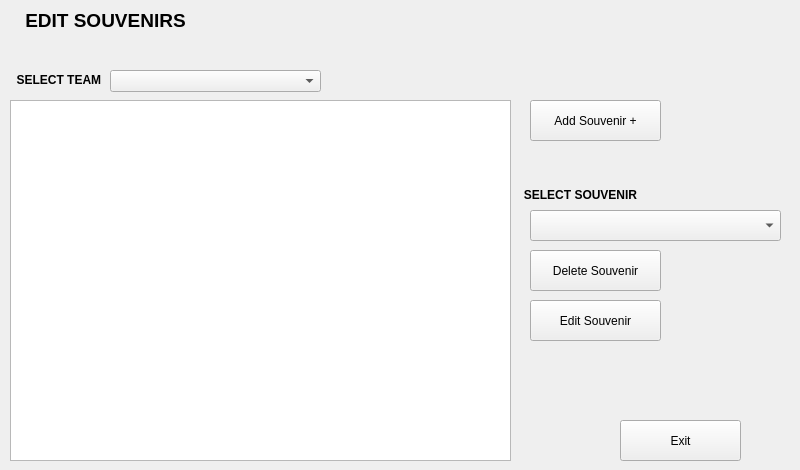
    <widget class="QWidget" name="souvenirEditor">
     <widget class="QPushButton" name="addSouvenirButton">
      <property name="geometry">
       <rect>
        <x>530</x>
        <y>100</y>
        <width>131</width>
        <height>41</height>
       </rect>
      </property>
      <property name="text">
       <string>Add Souvenir +</string>
      </property>
     </widget>
     <widget class="QPushButton" name="deleteSouvenirButton">
      <property name="geometry">
       <rect>
        <x>530</x>
        <y>250</y>
        <width>131</width>
        <height>41</height>
       </rect>
      </property>
      <property name="text">
       <string>Delete Souvenir</string>
      </property>
     </widget>
     <widget class="QPushButton" name="editSouvenirButton">
      <property name="geometry">
       <rect>
        <x>530</x>
        <y>300</y>
        <width>131</width>
        <height>41</height>
       </rect>
      </property>
      <property name="text">
       <string>Edit Souvenir</string>
      </property>
     </widget>
     <widget class="QTableView" name="souvenirTableView">
      <property name="geometry">
       <rect>
        <x>10</x>
        <y>100</y>
        <width>501</width>
        <height>361</height>
       </rect>
      </property>
      <property name="selectionMode">
       <enum>QAbstractItemView::MultiSelection</enum>
      </property>
     </widget>
     <widget class="QLabel" name="souvenirTitle">
      <property name="geometry">
       <rect>
        <x>0</x>
        <y>0</y>
        <width>211</width>
        <height>41</height>
       </rect>
      </property>
      <property name="text">
       <string>&lt;html&gt;&lt;head/&gt;&lt;body&gt;&lt;p align=&quot;center&quot;&gt;&lt;span style=&quot; font-size:14pt; font-weight:600;&quot;&gt;EDIT SOUVENIRS&lt;/span&gt;&lt;/p&gt;&lt;/body&gt;&lt;/html&gt;</string>
      </property>
     </widget>
     <widget class="QComboBox" name="selectTeamBox">
      <property name="geometry">
       <rect>
        <x>110</x>
        <y>70</y>
        <width>211</width>
        <height>22</height>
       </rect>
      </property>
     </widget>
     <widget class="QLabel" name="selectTeamTitle">
      <property name="geometry">
       <rect>
        <x>10</x>
        <y>60</y>
        <width>101</width>
        <height>41</height>
       </rect>
      </property>
      <property name="text">
       <string>&lt;html&gt;&lt;head/&gt;&lt;body&gt;&lt;p align=&quot;center&quot;&gt;&lt;span style=&quot; font-weight:600;&quot;&gt;SELECT TEAM &lt;/span&gt;&lt;/p&gt;&lt;/body&gt;&lt;/html&gt;</string>
      </property>
     </widget>
     <widget class="QComboBox" name="selectSouvenirBox">
      <property name="geometry">
       <rect>
        <x>530</x>
        <y>210</y>
        <width>251</width>
        <height>31</height>
       </rect>
      </property>
     </widget>
     <widget class="QLabel" name="selectTeamTitle_2">
      <property name="geometry">
       <rect>
        <x>520</x>
        <y>180</y>
        <width>121</width>
        <height>31</height>
       </rect>
      </property>
      <property name="text">
       <string>&lt;html&gt;&lt;head/&gt;&lt;body&gt;&lt;p align=&quot;center&quot;&gt;&lt;span style=&quot; font-weight:600;&quot;&gt;SELECT SOUVENIR&lt;/span&gt;&lt;/p&gt;&lt;/body&gt;&lt;/html&gt;</string>
      </property>
     </widget>
     <widget class="QPushButton" name="exitEditButton">
      <property name="geometry">
       <rect>
        <x>620</x>
        <y>420</y>
        <width>121</width>
        <height>41</height>
       </rect>
      </property>
      <property name="text">
       <string>Exit</string>
      </property>
     </widget>
     <widget class="QLabel" name="label_29">
      <property name="geometry">
       <rect>
        <x>670</x>
        <y>10</y>
        <width>121</width>
        <height>161</height>
       </rect>
      </property>
      <property name="text">
       <string/>
      </property>
      <property name="pixmap">
       <pixmap>baseballart4.jpg</pixmap>
      </property>
      <property name="scaledContents">
       <bool>true</bool>
      </property>
     </widget>
    </widget>
